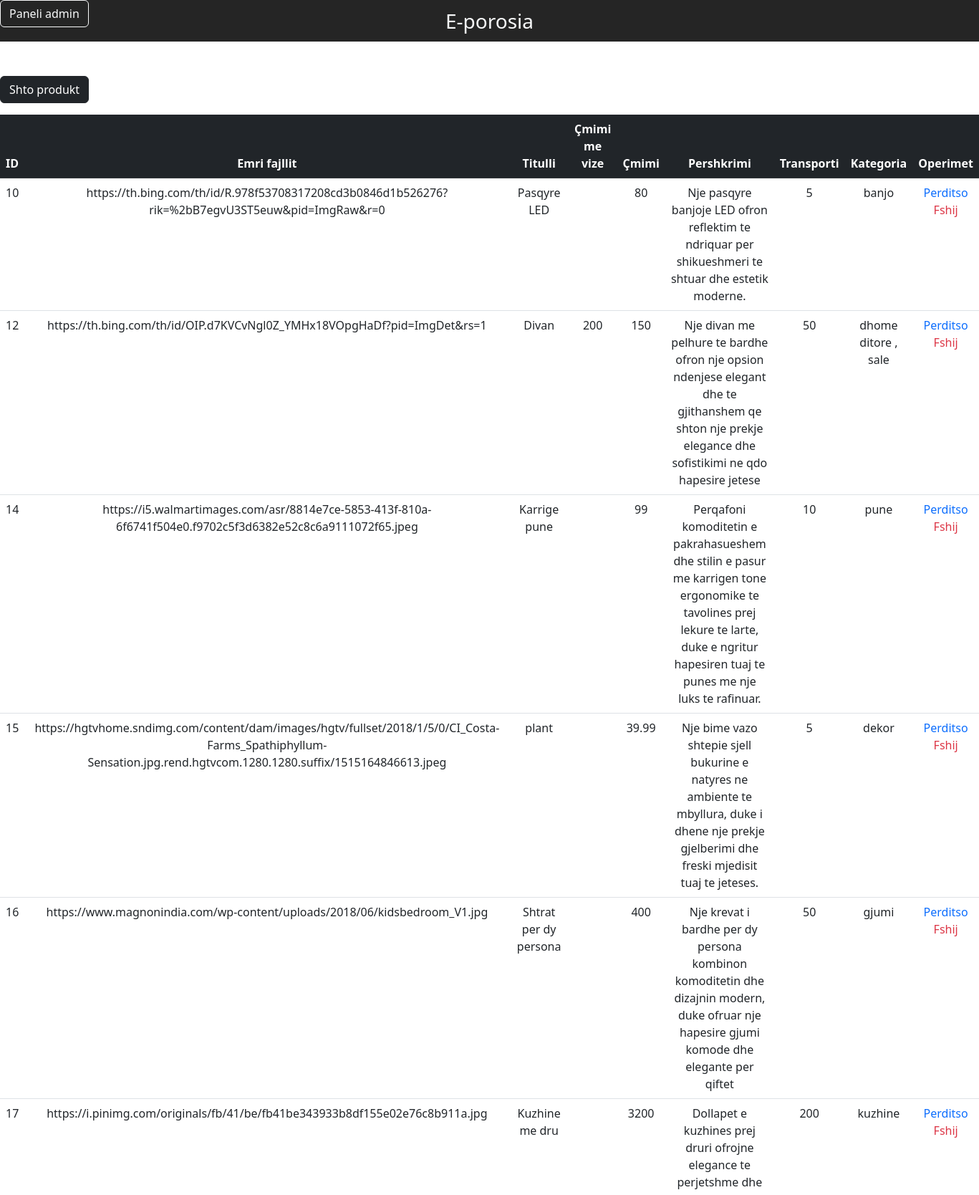
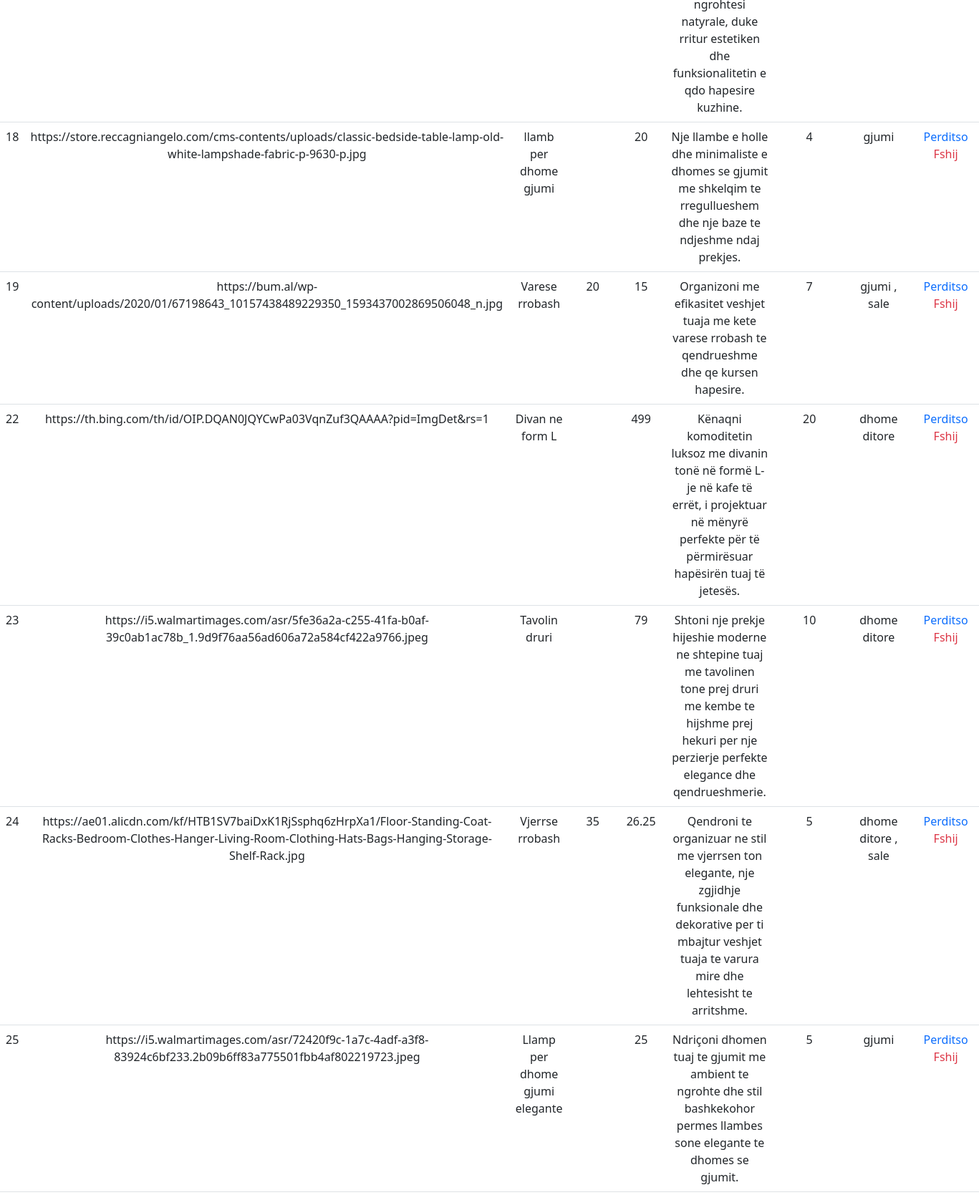
The page /CRUD/productPage.php (upper part) on the database its author committed (2 pictures, top to bottom).
### tables this page shows
CREATE TABLE `product_content` (
  `id` int(11) NOT NULL,
  `img_file` varchar(2000) NOT NULL,
  `product_title` varchar(255) NOT NULL,
  `product_rating` varchar(255) NOT NULL,
  `sale` varchar(11) NOT NULL,
  `product_price` varchar(255) NOT NULL,
  `product_description` varchar(500) NOT NULL,
  `product_shipping_fee` varchar(255) NOT NULL,
  `category` varchar(255) NOT NULL
);

### CRUD/productPage.php (the view, shortened to what this page needs)
<?php
include "db_conn.php";
?>
<!DOCTYPE html>
<html lang="en">
<head>
    <link href="https://cdn.jsdelivr.net/npm/bootstrap@5.2.3/dist/css/bootstrap.min.css" rel="stylesheet"
>
</head>
<body>
    <nav class="navbar navbar-light justify-content-center fs-3 mb-5 text-light" style="background-color: #252525;">
        E-porosia
        <a href="redirectPage.php"><button type="button"
                class="btn btn-outline-light position-absolute top-0 start-0">Paneli admin</button></a>
    </nav>
    <a href="createProd.php" class="btn btn-dark mb-3">Shto produkt</a>
    <table class="table table-hover text-center">
        <thead class="table-dark">
            <tr>
                <th scope="col">ID</th>
                <th scope="col">Emri fajllit</th>
                <th scope="col">Titulli</th>
                <th scope="col">Çmimi me vize</th>
                <th scope="col">Çmimi </th>
                <th scope="col">Pershkrimi</th>
                <th scope="col">Transporti</th>
                <th scope="col">Kategoria</th>
                <th scope="col">Operimet</th>
            </tr>
        </thead>
        <?php
        $sql = "SELECT * FROM `product_content`";
        $result = mysqli_query($conn, $sql);
        while ($row = mysqli_fetch_assoc($result)) {
            ?>
            <tr>
                <td>
                    <?php echo $row["id"] ?>
                </td>
                <td>
                    <?php echo $row["img_file"] ?>
                </td>
                <td>
                    <?php echo $row["product_title"] ?>
                </td>
                <td>
                    <?php echo $row["sale"] ?>
                </td>
                <td>
                    <?php echo $row["product_price"] ?>
                </td>
                <td>
                    <?php echo $row["product_description"] ?>
                </td>
                <td>
                    <?php echo $row["product_shipping_fee"] ?>
                </td>
                <td>
                    <?php echo $row["category"] ?>
                </td>
                <td>
                    <a href="editProd.php?id=<?php echo $row["id"] ?>" class="link-primary"
                        style="text-decoration: none;">Perditso</a>
                    <a href="deleteProd.php?id=<?php echo $row["id"] ?>" class="link-danger"
                        style="text-decoration: none;">Fshij</a>
                </td>
            </tr>
            <?php
        }
        ?>
    </table>
</body>
</html>

### rows shown on the page
product_content: id "10", img_file "https://th.bing.com/th/id/R.978f53708317208cd3b0846d1b526276?rik=%2bB7egvU3ST5euw&pid=ImgRaw&r=0", product_title "Pasqyre LED", product_price "80", product_description "Nje pasqyre banjoje LED ofron reflektim te ndriquar per shikueshmeri te shtuar dhe estetik moderne.", product_shipping_fee "5", category "banjo"
product_content: id "12", img_file "https://th.bing.com/th/id/OIP.d7KVCvNgl0Z_YMHx18VOpgHaDf?pid=ImgDet&rs=1", product_title "Divan", sale "200", product_price "150", product_description "Nje divan me pelhure te bardhe ofron nje opsion ndenjese elegant dhe te gjithanshem qe shton nje prekje elegance dhe sofistikimi ne qdo hapesire jetese", product_shipping_fee "50", category "dhome ditore , sale"
product_content: id "14", img_file "https://i5.walmartimages.com/asr/8814e7ce-5853-413f-810a-6f6741f504e0.f9702c5f3d6382e52c8c6a9111072f65.jpeg", product_title "Karrige pune", product_price "99", product_description "Perqafoni komoditetin e pakrahasueshem dhe stilin e pasur me karrigen tone ergonomike te tavolines prej lekure te larte, duke e ngritur hapesiren tuaj te punes me nje luks te rafinuar.", product_shipping_fee "10", category "pune"
product_content: id "15", img_file "https://hgtvhome.sndimg.com/content/dam/images/hgtv/fullset/2018/1/5/0/CI_Costa-Farms_Spathiphyllum-Sensation.jpg.rend.hgtvcom.1280.1280.suffix/1515164846613.jpeg", product_title "plant", product_price "39.99", product_description "Nje bime vazo shtepie sjell bukurine e natyres ne ambiente te mbyllura, duke i dhene nje prekje gjelberimi dhe freski mjedisit tuaj te jeteses.", product_shipping_fee "5", category "dekor"
product_content: id "16", img_file "https://www.magnonindia.com/wp-content/uploads/2018/06/kidsbedroom_V1.jpg", product_title "Shtrat per dy persona", product_price "400", product_description "Nje krevat i bardhe per dy persona kombinon komoditetin dhe dizajnin modern, duke ofruar nje hapesire gjumi komode dhe elegante per qiftet", product_shipping_fee "50", category "gjumi"
product_content: id "17", img_file "https://i.pinimg.com/originals/fb/41/be/fb41be343933b8df155e02e76c8b911a.jpg", product_title "Kuzhine me dru", product_price "3200", product_description "Dollapet e kuzhines prej druri ofrojne elegance te perjetshme dhe ngrohtesi natyrale, duke rritur estetiken dhe funksionalitetin e qdo hapesire kuzhine.", product_shipping_fee "200", category "kuzhine"
product_content: id "18", img_file "https://store.reccagniangelo.com/cms-contents/uploads/classic-bedside-table-lamp-old-white-lampshade-fabric-p-9630-p.jpg", product_title "llamb per dhome gjumi", product_price "20", product_description "Nje llambe e holle dhe minimaliste e dhomes se gjumit me shkelqim te rregullueshem dhe nje baze te ndjeshme ndaj prekjes.", product_shipping_fee "4", category "gjumi"
product_content: id "19", img_file "https://bum.al/wp-content/uploads/2020/01/67198643_10157438489229350_1593437002869506048_n.jpg", product_title "Varese rrobash", sale "20", product_price "15", product_description "Organizoni me efikasitet veshjet tuaja me kete varese rrobash te qendrueshme dhe qe kursen hapesire.", product_shipping_fee "7", category "gjumi , sale"
product_content: id "22", img_file "https://th.bing.com/th/id/OIP.DQAN0JQYCwPa03VqnZuf3QAAAA?pid=ImgDet&rs=1", product_title "Divan ne form L", product_price "499", product_description "Kënaqni komoditetin luksoz me divanin tonë në formë L-je në kafe të errët, i projektuar në mënyrë perfekte për të përmirësuar hapësirën tuaj të jetesës.", product_shipping_fee "20", category "dhome ditore"
product_content: id "23", img_file "https://i5.walmartimages.com/asr/5fe36a2a-c255-41fa-b0af-39c0ab1ac78b_1.9d9f76aa56ad606a72a584cf422a9766.jpeg", product_title "Tavolin druri", product_price "79", product_description "Shtoni nje prekje hijeshie moderne ne shtepine tuaj me tavolinen tone prej druri me kembe te hijshme prej hekuri per nje perzierje perfekte elegance dhe qendrueshmerie.", product_shipping_fee "10", category "dhome ditore"
product_content: id "24", img_file "https://ae01.alicdn.com/kf/HTB1SV7baiDxK1RjSsphq6zHrpXa1/Floor-Standing-Coat-Racks-Bedroom-Clothes-Hanger-Living-Room-Clothing-Hats-Bags-Hanging-Storage-Shelf-Rack.jpg", product_title "Vjerrse rrobash", sale "35", product_price "26.25", product_description "Qendroni te organizuar ne stil me vjerrsen ton elegante, nje zgjidhje funksionale dhe dekorative per ti mbajtur veshjet tuaja te varura mire dhe lehtesisht te arritshme.", product_shipping_fee "5", category "dhome ditore , sale"
product_content: id "25", img_file "https://i5.walmartimages.com/asr/72420f9c-1a7c-4adf-a3f8-83924c6bf233.2b09b6ff83a775501fbb4af802219723.jpeg", product_title "Llamp per dhome gjumi elegante", product_price "25", product_description "Ndriçoni dhomen tuaj te gjumit me ambient te ngrohte dhe stil bashkekohor permes llambes sone elegante te dhomes se gjumit.", product_shipping_fee "5", category "gjumi"
